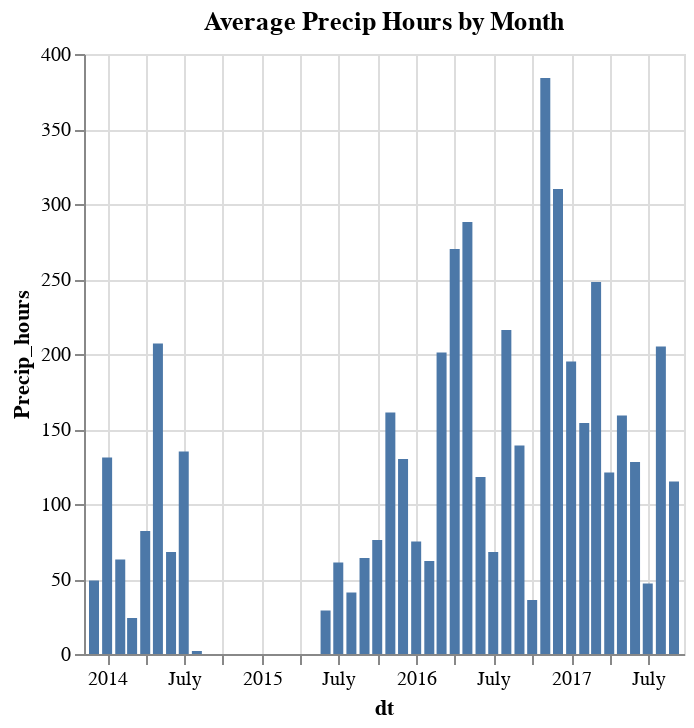

This figure's notebook cell:
### Code cell
%chart dt, Precip_hours, width=800, title=Average Precip Hours by Month

### Figure 1 — Vega-Lite specification as saved in the notebook (floating-point values rounded to 4 significant figures)
{"$schema": "https://vega.github.io/schema/vega-lite/v3.json", "data": {"format": {"type": "csv"}, "values": "\"dt\",\"AveTemp\",\"Precip_hours\"\n\"2013-12-01\",\"45\",\"49\"\n\"2014-01-01\",\"48\",\"131\"\n\"2014-02-01\",\"51\",\"63\"\n\"2014-03-01\",\"57\",\"24\"\n\"2014-04-01\",\"67\",\"82\"\n\"2014-05-01\",\"73\",\"207\"\n\"2014-06-01\",\"80\",\"68\"\n\"2014-07-01\",\"82\",\"135\"\n\"2014-08-01\",\"84\",\"2\"\n\"2015-06-01\",\"82\",\"29\"\n\"2015-07-01\",\"84\",\"61\"\n\"2015-08-01\",\"85\",\"41\"\n\"2015-09-01\",\"81\",\"64\"\n\"2015-10-01\",\"74\",\"76\"\n\"2015-11-01\",\"60\",\"161\"\n\"2015-12-01\",\"55\",\"130\"\n\"2016-01-01\",\"49\",\"75\"\n\"2016-02-01\",\"56\",\"62\"\n\"2016-03-01\",\"64\",\"201\"\n\"2016-04-01\",\"68\",\"270\"\n\"2016-05-01\",\"72\",\"288\"\n\"2016-06-01\",\"81\",\"118\"\n\"2016-07-01\",\"86\",\"68\"\n\"2016-08-01\",\"82\",\"216\"\n\"2016-09-01\",\"79\",\"139\"\n\"2016-10-01\",\"72\",\"36\"\n\"2016-11-01\",\"64\",\"384\"\n\"2016-12-01\",\"53\",\"310\"\n\"2017-01-01\",\"54\",\"195\"\n\"2017-02-01\",\"61\",\"154\"\n\"2017-03-01\",\"65\",\"248\"\n\"2017-04-01\",\"70\",\"121\"\n\"2017-05-01\",\"74\",\"159\"\n\"2017-06-01\",\"81\",\"128\"\n\"2017-07-01\",\"86\",\"47\"\n\"2017-08-01\",\"82\",\"205\"\n\"2017-09-01\",\"78\",\"115\"\n"}, "encoding": {"x": {"axis": {"grid": true, "title": "dt"}, "field": "dt", "type": "temporal"}, "y": {"axis": {"grid": true, "title": "Precip_hours"}, "field": "Precip_hours", "type": "quantitative"}}, "mark": {"color": "#4C78A8", "type": "bar"}, "title": "Average Precip Hours by Month", "width": "800"}
